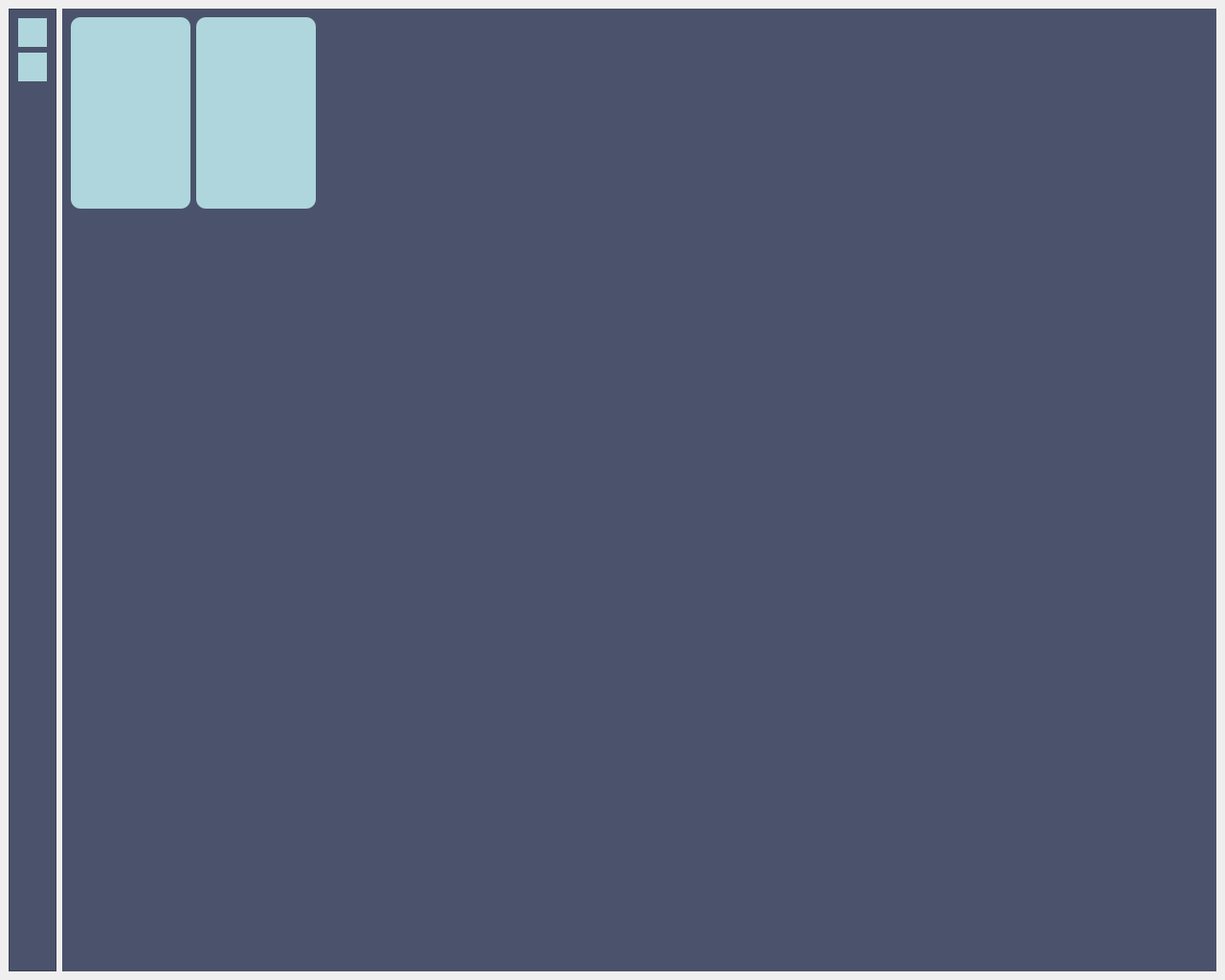
<?xml version="1.0" encoding="UTF-8"?>
<ui version="4.0">
 <class>MainWindow</class>
 <widget class="QMainWindow" name="MainWindow">
  <property name="geometry">
   <rect>
    <x>0</x>
    <y>0</y>
    <width>1280</width>
    <height>1024</height>
   </rect>
  </property>
  <property name="windowTitle">
   <string>MainWindow</string>
  </property>
  <widget class="QWidget" name="centralwidget">
   <layout class="QHBoxLayout" name="horizontalLayout">
    <item>
     <widget class="QFrame" name="frame">
      <property name="minimumSize">
       <size>
        <width>50</width>
        <height>0</height>
       </size>
      </property>
      <property name="maximumSize">
       <size>
        <width>50</width>
        <height>16777215</height>
       </size>
      </property>
      <property name="styleSheet">
       <string notr="true">background-color: #4a536b;</string>
      </property>
      <property name="frameShape">
       <enum>QFrame::StyledPanel</enum>
      </property>
      <property name="frameShadow">
       <enum>QFrame::Raised</enum>
      </property>
      <layout class="QVBoxLayout" name="verticalLayout">
       <item>
        <widget class="QPushButton" name="pushButton">
         <property name="minimumSize">
          <size>
           <width>30</width>
           <height>30</height>
          </size>
         </property>
         <property name="maximumSize">
          <size>
           <width>30</width>
           <height>30</height>
          </size>
         </property>
         <property name="styleSheet">
          <string notr="true">background-color: #aed6dc;
border: 0px;</string>
         </property>
         <property name="text">
          <string/>
         </property>
        </widget>
       </item>
       <item>
        <widget class="QPushButton" name="pushButton_2">
         <property name="minimumSize">
          <size>
           <width>30</width>
           <height>30</height>
          </size>
         </property>
         <property name="maximumSize">
          <size>
           <width>30</width>
           <height>30</height>
          </size>
         </property>
         <property name="styleSheet">
          <string notr="true">background-color: #aed6dc;
border: 0px;</string>
         </property>
         <property name="text">
          <string/>
         </property>
        </widget>
       </item>
       <item>
        <spacer name="verticalSpacer">
         <property name="orientation">
          <enum>Qt::Vertical</enum>
         </property>
         <property name="sizeHint" stdset="0">
          <size>
           <width>20</width>
           <height>40</height>
          </size>
         </property>
        </spacer>
       </item>
      </layout>
     </widget>
    </item>
    <item>
     <widget class="QFrame" name="gridFrame">
      <property name="styleSheet">
       <string notr="true">background-color: #4a536b;</string>
      </property>
      <layout class="QGridLayout" name="gridLayout">
       <item row="0" column="2">
        <spacer name="horizontalSpacer">
         <property name="orientation">
          <enum>Qt::Horizontal</enum>
         </property>
         <property name="sizeHint" stdset="0">
          <size>
           <width>40</width>
           <height>20</height>
          </size>
         </property>
        </spacer>
       </item>
       <item row="1" column="0">
        <spacer name="verticalSpacer_2">
         <property name="orientation">
          <enum>Qt::Vertical</enum>
         </property>
         <property name="sizeHint" stdset="0">
          <size>
           <width>20</width>
           <height>40</height>
          </size>
         </property>
        </spacer>
       </item>
       <item row="0" column="1">
        <widget class="QFrame" name="frame_3">
         <property name="minimumSize">
          <size>
           <width>125</width>
           <height>200</height>
          </size>
         </property>
         <property name="maximumSize">
          <size>
           <width>125</width>
           <height>200</height>
          </size>
         </property>
         <property name="styleSheet">
          <string notr="true">background-color: #aed6dc;
border-radius: 10px;</string>
         </property>
         <property name="frameShape">
          <enum>QFrame::StyledPanel</enum>
         </property>
         <property name="frameShadow">
          <enum>QFrame::Raised</enum>
         </property>
         <layout class="QHBoxLayout" name="horizontalLayout_2">
          <item>
           <widget class="QTextBrowser" name="textBrowser_2"/>
          </item>
         </layout>
        </widget>
       </item>
       <item row="0" column="0">
        <widget class="QFrame" name="frame_2">
         <property name="minimumSize">
          <size>
           <width>125</width>
           <height>200</height>
          </size>
         </property>
         <property name="maximumSize">
          <size>
           <width>125</width>
           <height>200</height>
          </size>
         </property>
         <property name="styleSheet">
          <string notr="true">background-color: #aed6dc;
border-radius: 10px</string>
         </property>
         <property name="frameShape">
          <enum>QFrame::StyledPanel</enum>
         </property>
         <property name="frameShadow">
          <enum>QFrame::Raised</enum>
         </property>
         <layout class="QVBoxLayout" name="verticalLayout_2">
          <item>
           <widget class="QTextBrowser" name="textBrowser"/>
          </item>
         </layout>
        </widget>
       </item>
      </layout>
     </widget>
    </item>
   </layout>
  </widget>
 </widget>
 <resources/>
 <connections/>
</ui>
